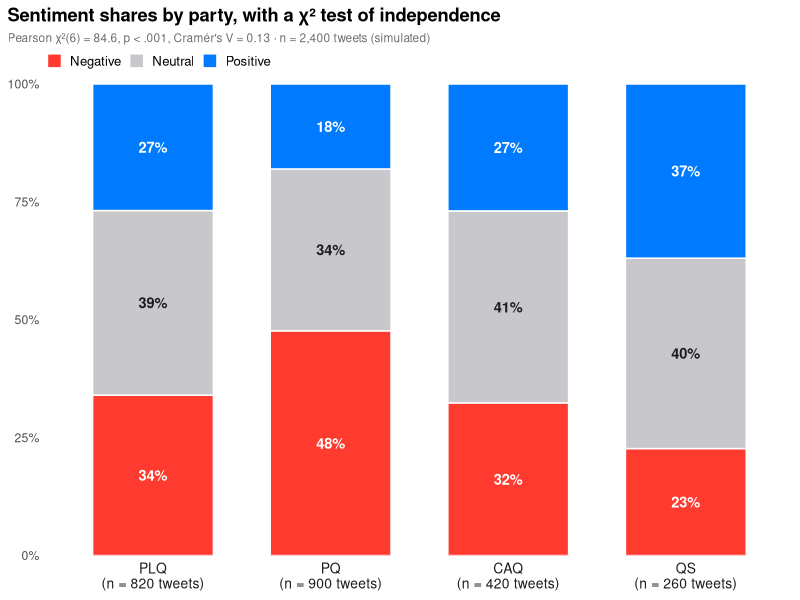

Recreate this plot in R.
# Stacked proportions by group: the R equivalent of plot.py
# Simulated data, set in the context of Sanger & Warin (2018) [sanger2018quebec]
# R and NumPy draw different random numbers, so the values differ slightly from the Python figure.
library(ggplot2)

set.seed(2014)

# Simulated tweets: party mentioned and sentiment, with party-specific sentiment shares
sentiments <- c("Negative", "Neutral", "Positive")
probs <- list(PLQ = c(0.38, 0.37, 0.25), PQ = c(0.47, 0.33, 0.20),
              CAQ = c(0.33, 0.42, 0.25), QS = c(0.24, 0.40, 0.36))
sizes <- c(PLQ = 820, PQ = 900, CAQ = 420, QS = 260)
d <- do.call(rbind, lapply(names(sizes), function(party)
  data.frame(party = party, sentiment = sample(sentiments, sizes[[party]], replace = TRUE,
                                               prob = probs[[party]]))))
d$party <- factor(d$party, levels = names(sizes))
d$sentiment <- factor(d$sentiment, levels = sentiments)

# Pearson chi-squared test of independence + Cramér's V
tab <- table(d$party, d$sentiment)
chi <- chisq.test(tab, correct = FALSE)
v <- sqrt(unname(chi$statistic) / (sum(tab) * (min(dim(tab)) - 1)))

# Row percentages: the conditional distribution of sentiment within each party
pct <- as.data.frame(prop.table(tab, 1) * 100, responseName = "share")
names(pct)[1:2] <- c("party", "sentiment")
pct$sentiment <- factor(pct$sentiment, levels = rev(sentiments))    # negative at the bottom of the bar

p <- ggplot(pct, aes(party, share, fill = sentiment)) +
  geom_col(width = 0.68, colour = "white", linewidth = 0.5) +
  geom_text(aes(label = sprintf("%.0f%%", share), colour = sentiment == "Neutral", group = sentiment),
            position = position_stack(vjust = 0.5), fontface = "bold", size = 3.7,
            show.legend = FALSE) +
  scale_colour_manual(values = c(`TRUE` = "#1D1D1F", `FALSE` = "white")) +
  scale_fill_manual(NULL, values = c(Negative = "#FF3B30", Neutral = "#C7C7CC", Positive = "#007AFF"),
                    breaks = sentiments) +
  scale_x_discrete(labels = sprintf("%s\n(n = %s tweets)", names(sizes),
                                    format(rowSums(tab), big.mark = ","))) +
  scale_y_continuous(breaks = seq(0, 100, 25), labels = function(b) paste0(b, "%"),
                     expand = c(0, 0)) +
  labs(title = "Sentiment shares by party, with a χ² test of independence",
       subtitle = sprintf("Pearson χ²(%d) = %.1f, %s, Cramér's V = %.2f · n = %s tweets (simulated)",
                          chi$parameter, chi$statistic,
                          if (chi$p.value < .001) "p < .001" else sprintf("p = %.3f", chi$p.value),
                          v, format(sum(tab), big.mark = ",")),
       x = NULL, y = NULL) +
  theme_minimal(base_size = 11) +
  theme(plot.title = element_text(face = "bold"),
        plot.title.position = "plot",
        plot.subtitle = element_text(size = 8.5, colour = "#6E6E73"),
        axis.text.x = element_text(colour = "#1D1D1F", size = 10),
        panel.grid = element_blank(),
        legend.position = "top", legend.justification = "left",
        legend.key.size = unit(0.8, "lines"), legend.text = element_text(size = 9.5),
        legend.margin = margin(0, 0, 0, 0))
print(p)
